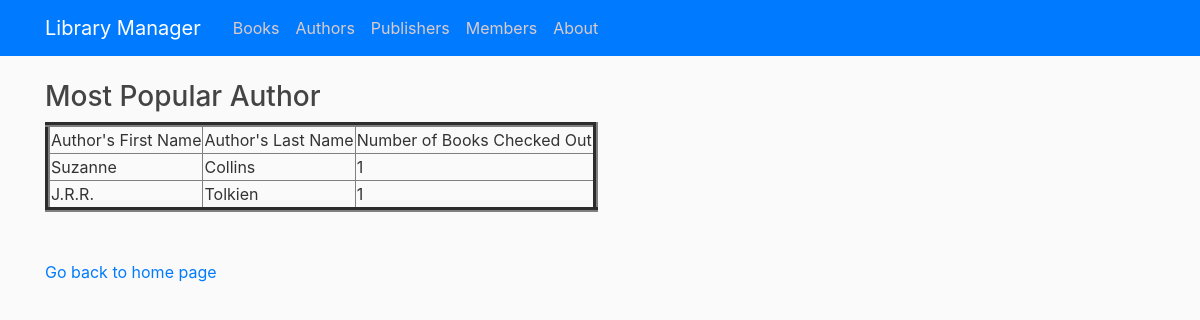
The app's page /popular with its own data.
### tables this page shows
CREATE TABLE Author (authorId INTEGER PRIMARY KEY AUTOINCREMENT, firstName TEXT NOT NULL, lastName TEXT NOT NULL);

### library/routes.py (the view)
@app.route("/popular")
def popular():
    con = sqlite3.connect("book.db")
    con.row_factory = sqlite3.Row
    cur = con.cursor()
    cur.execute("SELECT Author.firstName, Author.lastName, count(*) AS numBooks\
        FROM Author JOIN WrittenBy JOIN Book \
            ON Author.authorId = WrittenBy.authorId \
            AND WrittenBy.bookId = Book.bookId \
        WHERE Book.availability = 0 \
        GROUP BY Author.authorId, Author.firstName, Author.lastName \
        HAVING count(*) = (SELECT count(*) \
                            FROM Author JOIN WrittenBy JOIN Book \
                                ON Author.authorId = WrittenBy.authorId \
                                AND WrittenBy.bookId = Book.bookId \
                            WHERE Book.availability = 0 \
                            GROUP BY Author.authorId, Author.firstName, Author.lastName \
                            ORDER BY count(*) DESC \
                            LIMIT 1)")
    rows = cur.fetchall()
    return render_template("popular.html",rows = rows)

### library/templates/popular.html (shortened to what this page needs)
{% extends "layout.html" %}
{% block content %}
<!DOCTYPE html>
<html>
<head>
</head>
<body>
    <h3>Most Popular Author</h3>
    <table border=5>
        <thead>
            <td>Author's First Name</td>
            <td>Author's Last Name</td>
            <td>Number of Books Checked Out</td>
        </thead>
        {% for row in rows %}
        <tr>
            <td>{{row["firstName"]}}</td>
            <td>{{row["lastName"]}}</td>
            <td>{{row["numBooks"]}}</td>
        </tr>
        {% endfor %}
    </table>
    <br><br>
    <a href="/">Go back to home page</a>
</body>
</html>
{% endblock content %}

### library/static/main.css (style rules this page uses)
body { background: #fafafa; color: #333333; margin-top: 5rem; }
h1, h2, h3, h4, h5, h6 { color: #444444; }

### records on screen
Author: firstName "Suzanne", lastName "Collins", numBooks "1"
Author: firstName "J.R.R.", lastName "Tolkien", numBooks "1"
